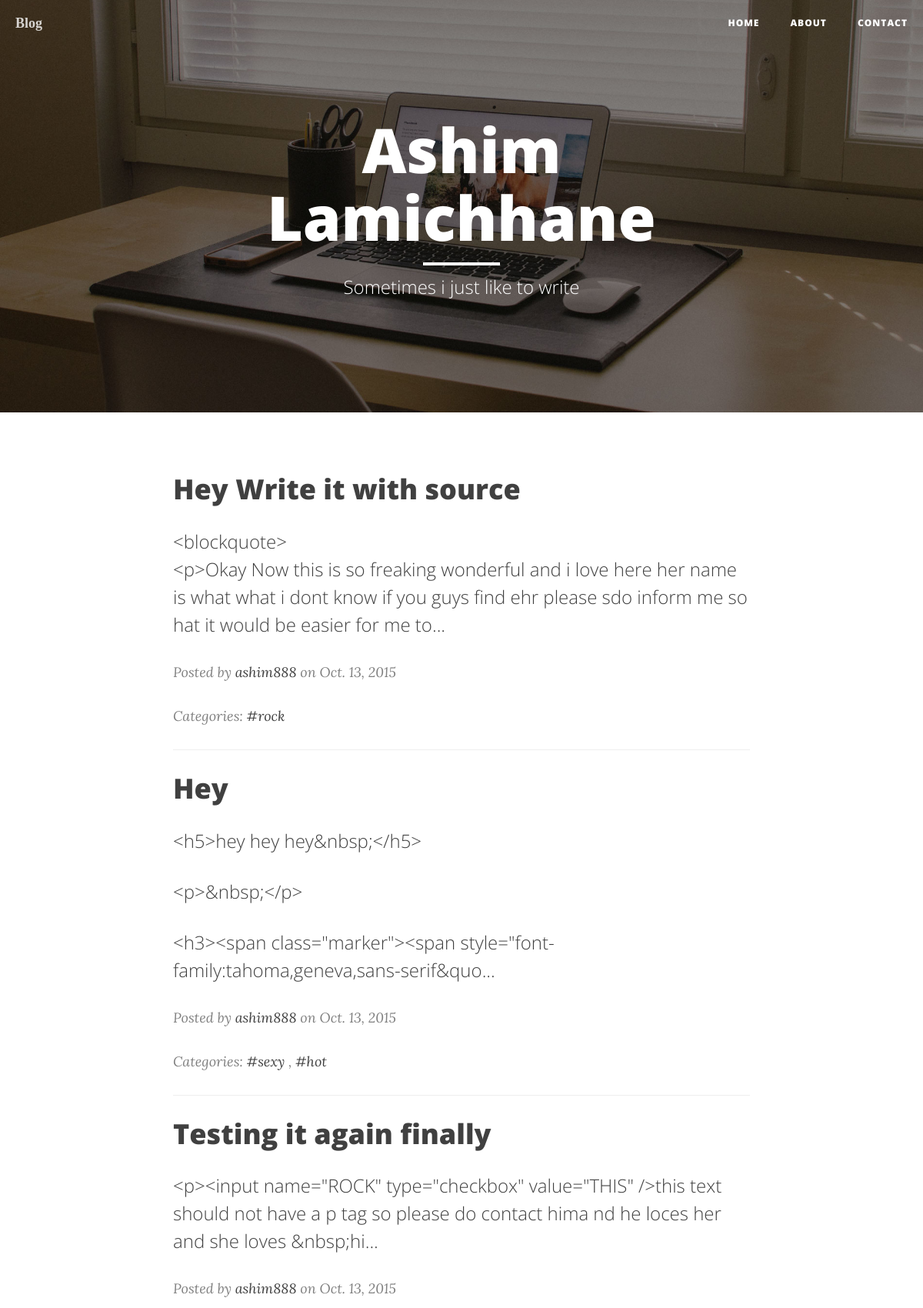
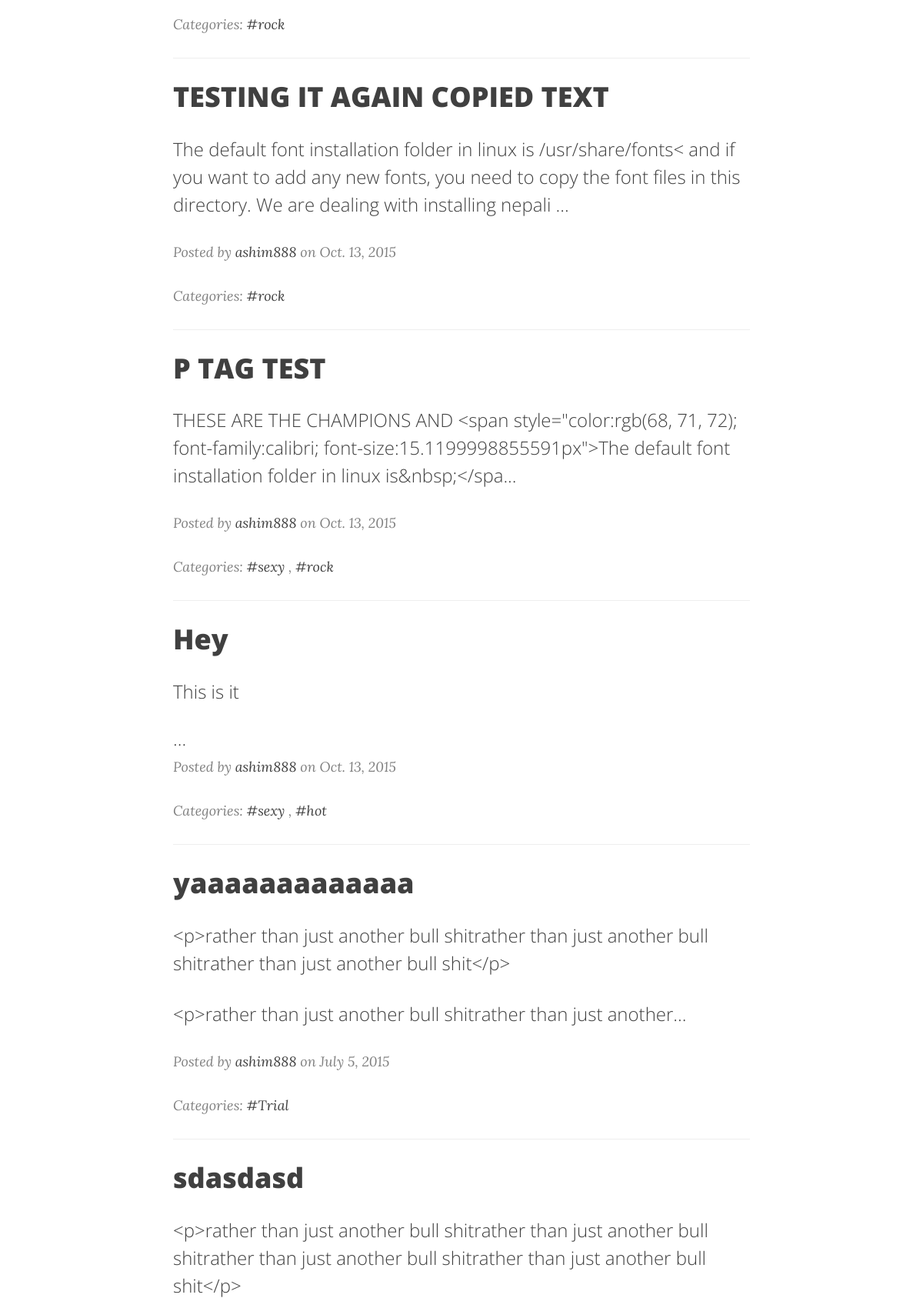
The page / (upper part) on the database its author committed (2 pictures, top to bottom).
### myblog/models.py (models this page shows, shortened)
class Post(models.Model):
    author = models.ForeignKey('auth.User')
    title = models.CharField(max_length=200)
    text = RichTextField()
    created_date = models.DateTimeField(
            default=timezone.now)
    published_date = models.DateTimeField(
            blank=True, null=True)
    tags = TaggableManager()

### myblog/views.py (the view)
# urls.py: url(r'^$', views.post_list),
def post_list(request):
    posts = Post.objects.filter(published_date__lte=timezone.now()).order_by('-published_date')
    return render(request, 'blog/post_list.html', {'posts': posts})

### myblog/templates/blog/post_list.html (shortened to what this page needs)
{% extends 'blog/base.html' %}
{% load staticfiles %}
{% block content %}
    <header class="intro-header" style="background-image: url('{% static 'img/home-bg.jpg' %}')">
        <div class="container">
            <div class="row">
                <div class="col-lg-8 col-lg-offset-2 col-md-10 col-md-offset-1">
                    <div class="site-heading">
                        <h1>Ashim Lamichhane</h1>
                        <hr class="small">
                        <span class="subheading">Sometimes i just like to write</span>
                    </div>
                </div>
            </div>
        </div>
    </header>
    <div class="container">
        <div class="row">
            <div class="col-lg-8 col-lg-offset-2 col-md-10 col-md-offset-1">
                <div class="post-preview">
                {% for post in posts %}
                    <a href="{% url 'myblog.views.post_detail' pk=post.pk %}">
                        <h2 class="post-title">
                            {{ post.title }}
                        </h2>
                        <h3 class="post-subtitle">
                            {{ post.text|linebreaks |slice:":200"  |safe}}...
                        </h3>
                    </a>
                    <p class="post-meta">Posted by <a href="about.html">{{ post.author }}</a> on {{ post.published_date|date }}</p>
                    <p class="post-meta">Categories:
                        {% for tag in post.tags.all %}
                            <a href="/tag/{{ tag }}">#{{ tag }}</a>
                            {% if not forloop.last %},{% endif %}
                        {% endfor %}
                    </p>
                    <hr>
                    {% endfor %}
                </div>
            </div>
        </div>
    </div>
{% endblock %}

### myblog/templates/blog/base.html (shortened to what this page needs)
<!DOCTYPE html>
<html lang="en">
{% load staticfiles %}
<head>
    <link rel="stylesheet" href="{% static 'css/bootstrap.min.css' %}" >
    <link href="{% static 'css/clean-blog.min.css' %}" rel="stylesheet">
    <link href="http://maxcdn.bootstrapcdn.com/font-awesome/4.1.0/css/font-awesome.min.css" rel="stylesheet" type="text/css">
</head>
<body>
    <nav class="navbar navbar-default navbar-custom navbar-fixed-top">
        <div class="container-fluid">
            <div class="navbar-header page-scroll">
                <a class="navbar-brand" href="{% url 'myblog.views.post_list'%}" style="font-family: Verdana">Blog</a>
            </div>
            <div class="collapse navbar-collapse" id="bs-example-navbar-collapse-1">
                <ul class="nav navbar-nav navbar-right">
                    <li>
                        <a href="{% url 'myblog.views.post_list'%}">Home</a>
                    </li>
                    <li>
                        <a href="{% url 'myblog.views.about_me'%}">About</a>
                    </li>
                    <li>
                        <a href="{% url 'myblog.views.contact_me'%}">Contact</a>
                    </li>
                </ul>
            </div>
        </div>
    </nav>
{% block content %}
{% endblock %}
</body>
</html>

### rows shown on the page
Post: title "Hey Write it with source", text "<blockquote> <p>Okay Now this is so freaking wonderful and i love here her name is what what i dont know if you guys find ehr please sdo inform me so hat it would be easier for me to", author "ashim888", published_date "Oct. 13, 2015"
Tag: name "rock"
Post: title "Hey", text "<h5>hey hey hey&nbsp;</h5> <p>&nbsp;</p> <h3><span class=\"marker\"><span style=\"font-family:tahoma,geneva,sans-serif&quo", author "ashim888", published_date "Oct. 13, 2015"
Tag: name "sexy"
Tag: name "hot"
Post: title "Testing it again finally", text "<p><input name=\"ROCK\" type=\"checkbox\" value=\"THIS\" />this text should not have a p tag so please do contact hima nd he loces her and she loves &nbsp;hi", author "ashim888", published_date "Oct. 13, 2015"
Post: title "TESTING IT AGAIN COPIED TEXT", text "The default font installation folder in linux is /usr/share/fonts< and if you want to add any new fonts, you need to copy the font files in this directory. We are dealing with installing nepali", author "ashim888", published_date "Oct. 13, 2015"
Post: title "P TAG TEST", text "THESE ARE THE CHAMPIONS AND <span style=\"color:rgb(68, 71, 72); font-family:calibri; font-size:15.1199998855591px\">The default font installation folder in linux is&nbsp;</spa", author "ashim888", published_date "Oct. 13, 2015"
Post: title "Hey", text "This is it", author "ashim888", published_date "Oct. 13, 2015"
Post: title "yaaaaaaaaaaaaa", text "<p>rather than just another bull shitrather than just another bull shitrather than just another bull shit</p> <p>rather than just another bull shitrather than just another", author "ashim888", published_date "July 5, 2015"
Tag: name "Trial"
Post: title "sdasdasd", text "<p>rather than just another bull shitrather than just another bull shitrather than just another bull shitrather than just another bull shit</p>"
